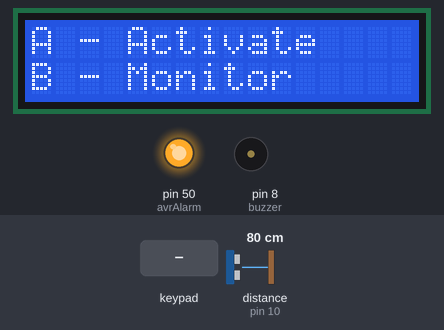
Simulated run of this sketch. Board: Arduino Mega 2560, built with avr-gcc and run on an emulated ATmega2560. Shown: 16×2 character LCD, output pins drawn as LEDs (lit = HIGH), buzzer (waves = sounding). Inputs (shaded band) come from the test bench; at power-on: distance to the obstacle (sensor on pin 10) 80 cm. The echo pulse lasts 58.3 µs per cm; pins used as bus, display or sensor lines are not drawn.

Above: at 1.2 s.
1.3 s: key 'A' pressed
At 2.1 s:
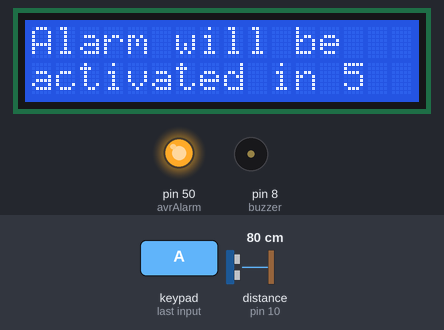
6.8 s: distance to the obstacle (sensor on pin 10) set to 69 cm
At 7.9 s:
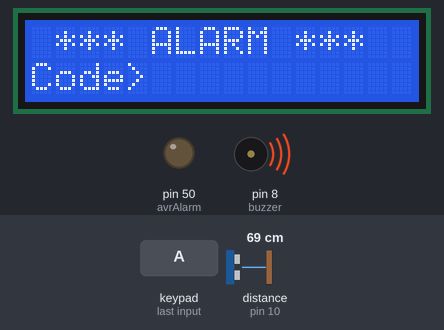
8.3 s: keypad keys 1 1 1 1 pressed 0.4 s apart
At 10.8 s:
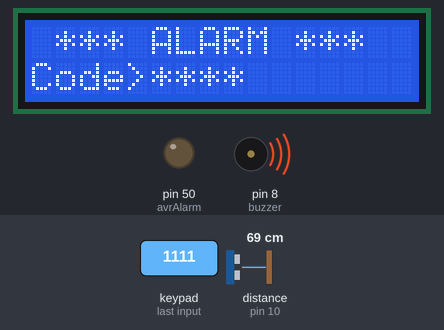
11.4 s: keypad keys 1 1 1 1 * pressed 0.4 s apart
At 13.6 s:
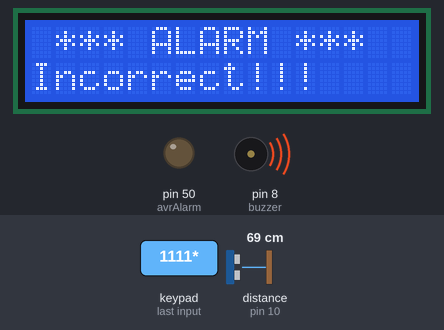
Timing chart, 0 to 15.1 s (numbered marks = the images above; inputs shaded):
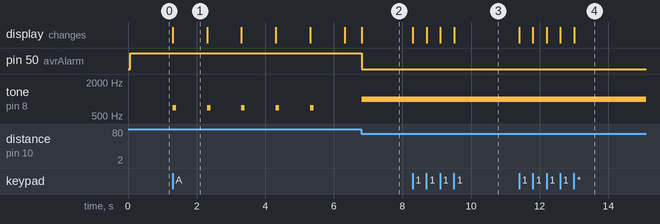

Measured:
- the behaviour switches between 75 and 74 cm on distance to the obstacle (sensor on pin 10) (found by bisection; images 1 and 2)
- after the input at 1.3 s, tone on pin 8 (buzzer): alternates 700 Hz for 0.10 s and silent for 0.90 s, starting at once; the display: changes at once (image 1)
- after the input at 6.8 s, pin 50 (avrAlarm): HIGH → LOW at once; tone on pin 8 (buzzer): silent → 1000 Hz at once; the display: changes at once (image 2)
- after the input at 8.3 s, the display: first changes at once (image 3 shows a later state)
- after the input at 11.4 s, the display: first changes at once (image 4 shows a later state)
- what the display in image 1 shows lasts 1.0 s, from 1.3 s to 2.3 s

The sketch:

Arduino_Security_System.ino
```cpp
//Inspiration based on https://howtomechatronics.com/projects/arduino-security-alarm-system-project/ project

#include <LiquidCrystal.h> // includes the LiquidCrystal Library
#include <Keypad.h> // includes the Keypad Library

#define buzzer 8

long duration;
int distanceCm, distance, initialDistance, currentDistance, i;
int screenOffMsg = 0;
String password = "1111";
String tempPassword;
boolean activated = false; // State of the alarm
boolean isActivated;
boolean activateAlarm = false;
boolean alarmActivated = false;
boolean enteredPassword; // State of the entered password to stop the alarm
boolean key = true;
const int trigPin = 9;
const int echoPin = 10;
const byte ROWS = 4; //four rows
const byte COLS = 4; //four columns
int avrReset = 51;
int avrAlarm = 50;

char keypressed;

//define the cymbols on the buttons of the keypads
char keyMap[ROWS][COLS] = {
  {'1', '2', '3', 'A'},
  {'4', '5', '6', 'B'},
  {'7', '8', '9', 'C'},
  {'*', '0', '#', 'D'}
};

byte rowPins[ROWS] = {14, 15, 16, 17}; //Row pinouts of the keypad
byte colPins[COLS] = {18, 19, 20, 21}; //Column pinouts of the keypad
Keypad myKeypad = Keypad( makeKeymap(keyMap), rowPins, colPins, ROWS, COLS);
LiquidCrystal lcd(1, 2, 4, 5, 6, 7); // Creates an LC object. Parameters: (rs, enable, d4, d5, d6, d7)

void setup() {
  lcd.begin(16, 2);
  pinMode(buzzer, OUTPUT); // Set buzzer as an output
  pinMode(trigPin, OUTPUT); // Sets the trigPin as an Output
  pinMode(echoPin, INPUT); // Sets the echoPin as an Input
  pinMode(avrReset, OUTPUT); // avrReset is the Output that makes the LEDs stop
  digitalWrite(avrReset, HIGH); // Set value to 0
  pinMode(avrAlarm, OUTPUT); // avrAlarm is the Output that makes the LEDs blink
  digitalWrite(avrAlarm, HIGH);

}

void loop() {

  if (activateAlarm) { // Checks if the user activated the alarm
    lcd.clear();
    lcd.setCursor(0, 0);
    lcd.print("Alarm will be");
    lcd.setCursor(0, 1);
    lcd.print("activated in");

    int countdown = 5; // 5 seconds count down before activating the alarm
    while (countdown != 0) {
      lcd.setCursor(13, 1);
      lcd.print(countdown);
      countdown--;
      tone(buzzer, 700, 100);
      delay(1000);
    }
    lcd.clear();
    lcd.setCursor(0, 0);
    lcd.print("Alarm Activated!");
    initialDistance = getDistance(); // Gets an initial distance to compare it to any distance difference created by a movement
    activateAlarm = false;
    alarmActivated = true; // Sets the alarm off
  }

  if (alarmActivated == true) {
    currentDistance = getDistance() + 5; // Gets a new distance + a small variation
    if ( currentDistance < initialDistance) { // Checks is the new distance is less than the initial one
      tone(buzzer, 1000); // Send 1KHz sound signal
      digitalWrite(avrReset, HIGH);
      digitalWrite(avrAlarm, LOW); //Set value to 1
      lcd.clear();
      enterPassword(); // Call the enterPassword method
    }
  }
  if (!alarmActivated) { // If the alarm is not activated it shows the main screen
    if (screenOffMsg == 0 ) { // Main screen
      digitalWrite(avrAlarm, HIGH);
      digitalWrite(avrReset, LOW);
      //digitalWrite(avrReset, HIGH);
      lcd.clear();
      lcd.setCursor(0, 0);
      lcd.print("A - Activate");
      lcd.setCursor(0, 1);
      lcd.print("B - Monitor");
      screenOffMsg = 1;
    }
    keypressed = myKeypad.getKey(); // Gets a key from the keypad
    if (keypressed == 'A') {      //If A is pressed, activate the alarm
      tone(buzzer, 1000, 200);
      activateAlarm = true;
    }

    else if (keypressed == 'B') {
      lcd.clear();
      tone(buzzer, 2000, 100);
      while (key != NO_KEY) {
        digitalWrite(trigPin, LOW);
        delayMicroseconds(2);
        digitalWrite(trigPin, HIGH);
        delayMicroseconds(10);
        digitalWrite(trigPin, LOW);
        duration = pulseIn(echoPin, HIGH); // Gets the duration it takes for the radar to detect an object
        distanceCm = duration * 0.034 / 2; // Calculates the distance in centimeters

        if (distanceCm > 27) // Maximum distance the radar can detect is 30 cm
        {
          lcd.clear();
          lcd.setCursor(0, 0);
          lcd.print("Out of Range");
        }
        else
        {
          if (distanceCm < 0.9)
          {
            lcd.clear();
            lcd.setCursor(0, 0);
            lcd.print("Distance: 0 cm");
          }
          else
          {
            lcd.setCursor(0, 0); // Sets the location at which subsequent text written to the LCD will be displayed
            lcd.print("Distance: "); // Prints string "Distance" on the LCD
            lcd.print(distanceCm); // Prints the distance value from the sensor
            lcd.print("  cm");
            delay(650);
          }
        }
      }
    }
  }
}


void enterPassword() { // Method for checking if the entered password matches the system's password
  int k = 5;
  tempPassword = "";
  activated = true;
  lcd.clear();
  lcd.setCursor(0, 0);
  lcd.print(" *** ALARM *** ");
  lcd.setCursor(0, 1);
  lcd.print("Code>");
  while (activated) {
    keypressed = myKeypad.getKey();
    if (keypressed != NO_KEY) {
      if (keypressed == '0' || keypressed == '1' || keypressed == '2' || keypressed == '3' ||
          keypressed == '4' || keypressed == '5' || keypressed == '6' || keypressed == '7' ||
          keypressed == '8' || keypressed == '9' ) {
        tempPassword += keypressed;
        lcd.setCursor(k, 1);
        lcd.print("*");
        k++;
      }
    }

    if (k > 9 || keypressed == '#') { // Setting # as clear password button
      tempPassword = "";
      k = 5;
      lcd.clear();
      lcd.setCursor(0, 0);
      lcd.print(" *** ALARM *** ");
      lcd.setCursor(0, 1);
      lcd.print("Code>");
    }
    if ( keypressed == '*') { // Setting * as enter password button
      if ( tempPassword == password ) {
        digitalWrite(avrAlarm, HIGH);
        digitalWrite(avrReset, LOW);
        activated = false;
        alarmActivated = false;
        noTone(buzzer);
        screenOffMsg = 0;
      }

      else if (tempPassword != password) { // If the password is wrong shows a message and goes back to reenter the password
        lcd.setCursor(0, 1);
        lcd.print("Incorrect!!!");
        delay(3000);
        lcd.clear();
        lcd.setCursor(0, 0);
        lcd.print(" *** ALARM *** ");
        lcd.setCursor(0, 1);
        lcd.print("Code>");
      }
    }
  }
}
// Custom function for the Ultrasonic sensor
long getDistance() { // Method for getting the distance from the radar
  // Clears the trigPin
  digitalWrite(trigPin, LOW);
  delayMicroseconds(2);
  // Sets the trigPin on HIGH state for 10 micro seconds
  digitalWrite(trigPin, HIGH);
  delayMicroseconds(10);
  digitalWrite(trigPin, LOW);
  // Reads the echoPin, returns the sound wave travel time in microseconds
  duration = pulseIn(echoPin, HIGH);
  // Calculating the distance
  distance = duration * 0.034 / 2;
  return distance;
}
```
